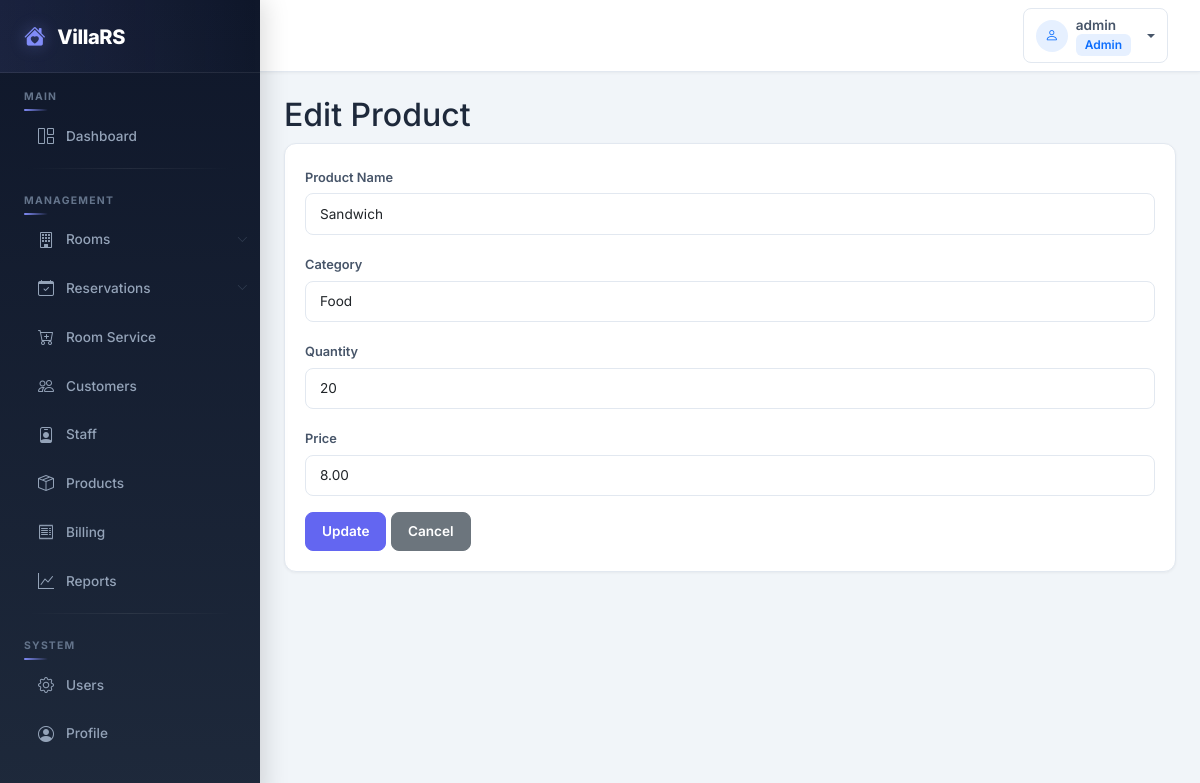
Page /modules/products/edit.php?id=3 (signed in) on the committed database.
### tables this page shows
CREATE TABLE IF NOT EXISTS products (
    id INT AUTO_INCREMENT PRIMARY KEY,
    product_name VARCHAR(200) NOT NULL,
    category VARCHAR(100) NOT NULL,
    quantity INT NOT NULL DEFAULT 0,
    price DECIMAL(10,2) NOT NULL,
    created_at TIMESTAMP DEFAULT CURRENT_TIMESTAMP
);

### modules/products/edit.php (the view, shortened to what this page needs)
<?php
require_once '../../config/database.php';
$id = (int)$_GET['id'];
$product = mysqli_fetch_assoc(mysqli_query($conn, "SELECT * FROM products WHERE id=$id"));
include '../../includes/header.php';
include '../../includes/sidebar.php';
?>
<div id="page-content-wrapper" class="container-fluid p-4">
    <h2>Edit Product</h2>
    <div class="card">
        <div class="card-body">
            <form method="POST">
                <div class="mb-3">
                    <label class="form-label">Product Name</label>
                    <input type="text" name="product_name" class="form-control" value="<?= htmlspecialchars($product['product_name']) ?>" required>
                </div>
                <div class="mb-3">
                    <label class="form-label">Category</label>
                    <input type="text" name="category" class="form-control" value="<?= htmlspecialchars($product['category']) ?>" required>
                </div>
                <div class="mb-3">
                    <label class="form-label">Quantity</label>
                    <input type="number" name="quantity" class="form-control" value="<?= $product['quantity'] ?>" required>
                </div>
                <div class="mb-3">
                    <label class="form-label">Price</label>
                    <input type="number" step="0.01" name="price" class="form-control" value="<?= $product['price'] ?>" required>
                </div>
                <button type="submit" class="btn btn-primary">Update</button>
                <a href="index.php" class="btn btn-secondary">Cancel</a>
            </form>
        </div>
    </div>
</div>
<?php include '../../includes/footer.php'; ?>

### assets/css/style.css (style rules this page uses)
body { font-family: 'Inter', sans-serif; background-color: #f1f5f9; color: #1e293b; }
#page-content-wrapper { width: 100%; min-width: 0; margin-left: 260px; transition: margin-left 0.3s ease; }
.card { border: 1px solid #e2e8f0; border-radius: 12px; box-shadow: 0 1px 3px rgba(0,0,0,0.05); background: #fff; transition: box-shadow 0.2s ease; }
.card-body { padding: 1.25rem; }
.btn { border-radius: 8px; font-weight: 600; font-size: 0.85rem; padding: 0.5rem 1rem; transition: all 0.2s ease; display: inline-flex; align-items: center; gap: 0.4rem; }
.btn-primary { background: #6366f1; border-color: #6366f1; }
.form-control, .form-select { border-radius: 8px; border: 1px solid #e2e8f0; padding: 0.6rem 0.875rem; font-size: 0.85rem; transition: all 0.2s ease; }
.form-label { font-size: 0.8rem; font-weight: 600; color: #475569; margin-bottom: 0.4rem; }

### rows in the picture
products: product_name "Sandwich", category "Food", quantity "20", price "8.00"

### other values in the picture
$_SESSION['username'] "admin"
$_SESSION['role'] "Admin"
